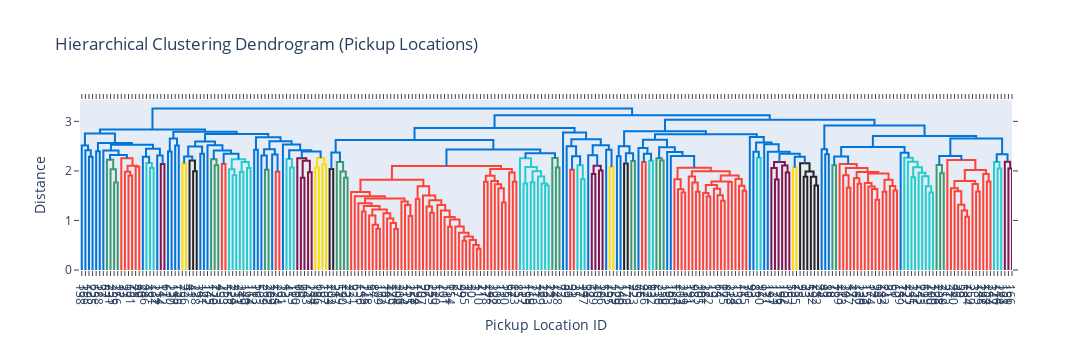
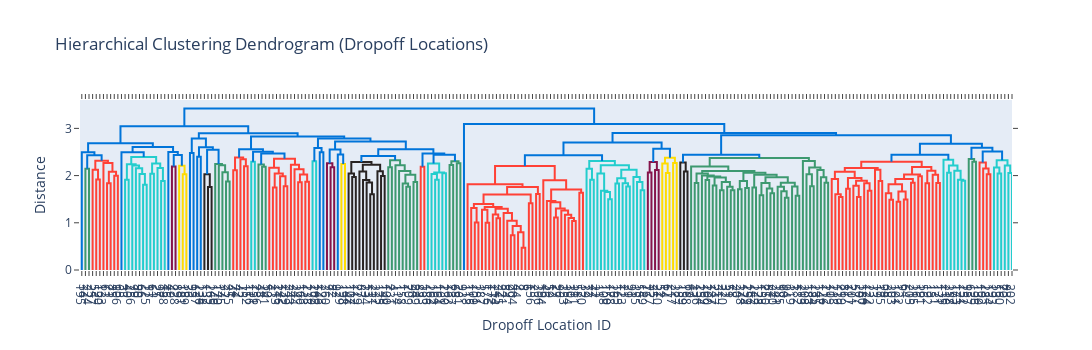

The cell these charts' notebook holds for them, in order:
### Code cell
fig_pu = ff.create_dendrogram(heatmap_data, orientation='bottom', labels=heatmap_data.index.tolist())
fig_pu.update_layout(
    width=1400,
    height=350,
    title='Hierarchical Clustering Dendrogram (Pickup Locations)',
    xaxis_title='Pickup Location ID',
    yaxis_title='Distance'
)
fig_pu.show()

fig_do = ff.create_dendrogram(heatmap_data.T, orientation='bottom', labels=heatmap_data.columns.tolist())
fig_do.update_layout(
    width=1400,
    height=350,
    title='Hierarchical Clustering Dendrogram (Dropoff Locations)',
    xaxis_title='Dropoff Location ID',
    yaxis_title='Distance'
)
fig_do.show()
